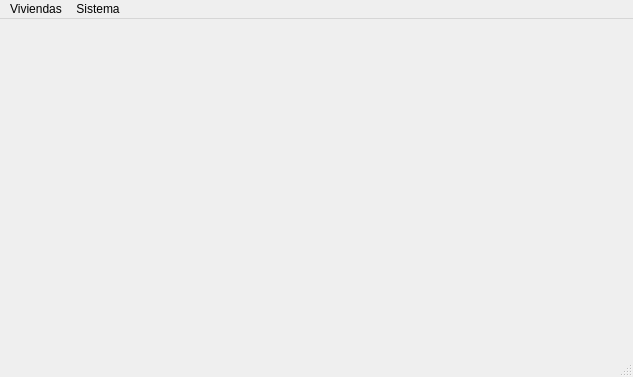
<?xml version="1.0" encoding="UTF-8"?>
<ui version="4.0">
 <class>MainWindow</class>
 <widget class="QMainWindow" name="MainWindow">
  <property name="geometry">
   <rect>
    <x>0</x>
    <y>0</y>
    <width>633</width>
    <height>377</height>
   </rect>
  </property>
  <property name="focusPolicy">
   <enum>Qt::NoFocus</enum>
  </property>
  <property name="windowTitle">
   <string>Sistema de Gestion Empresa Constructora de Viviendas</string>
  </property>
  <property name="styleSheet">
   <string notr="true"/>
  </property>
  <widget class="QWidget" name="centralwidget">
   <layout class="QHBoxLayout" name="horizontalLayout"/>
  </widget>
  <widget class="QMenuBar" name="menubar">
   <property name="geometry">
    <rect>
     <x>0</x>
     <y>0</y>
     <width>633</width>
     <height>21</height>
    </rect>
   </property>
   <widget class="QMenu" name="menuViviendas">
    <property name="title">
     <string>Viviendas</string>
    </property>
    <addaction name="actionVivienda_Independiente"/>
    <addaction name="actionVivienda_en_edificio"/>
   </widget>
   <widget class="QMenu" name="menuSistema">
    <property name="title">
     <string>Sistema</string>
    </property>
    <addaction name="actionb"/>
    <addaction name="actionc"/>
    <addaction name="actiond"/>
    <addaction name="actione"/>
    <addaction name="actionf"/>
   </widget>
   <addaction name="menuViviendas"/>
   <addaction name="menuSistema"/>
  </widget>
  <widget class="QStatusBar" name="statusbar"/>
  <action name="actionVivienda_Independiente">
   <property name="text">
    <string>Vivienda Independiente</string>
   </property>
  </action>
  <action name="actionVivienda_en_edificio">
   <property name="text">
    <string>Vivienda en edificio</string>
   </property>
  </action>
  <action name="actionb">
   <property name="text">
    <string>b</string>
   </property>
  </action>
  <action name="actionc">
   <property name="text">
    <string>c</string>
   </property>
  </action>
  <action name="actiond">
   <property name="text">
    <string>d</string>
   </property>
  </action>
  <action name="actione">
   <property name="text">
    <string>e</string>
   </property>
  </action>
  <action name="actionf">
   <property name="text">
    <string>f</string>
   </property>
  </action>
  <action name="actiong">
   <property name="text">
    <string>g</string>
   </property>
  </action>
 </widget>
 <resources/>
 <connections/>
</ui>
